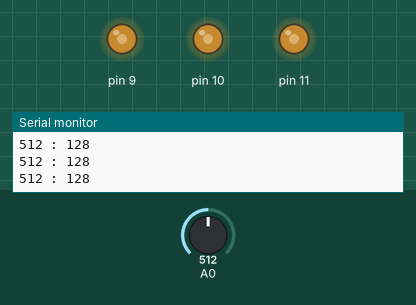
Recording of a sketch running on a simulated Arduino Uno, built with avr-gcc and run on an emulated ATmega328P. On the bench: output pins drawn as LEDs (lit = HIGH), the last lines printed to the serial monitor. Dashed ring = blinking. Inputs (shaded band) come from the test bench; at power-on: A0 = 512.

Above: at 1.2 s.
1.3 s: A0 set to 989
At 1.6 s:
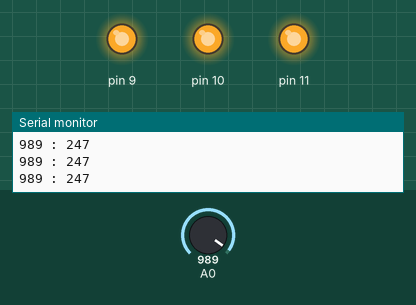
2.8 s: A0 set to 1008
At 2.93 s:
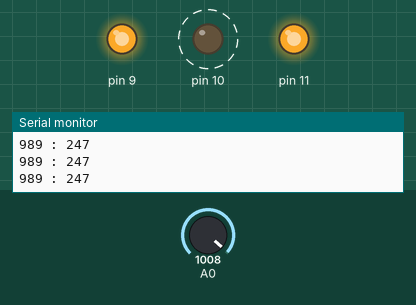
5.8 s: A0 set to 716
At 7.1 s:
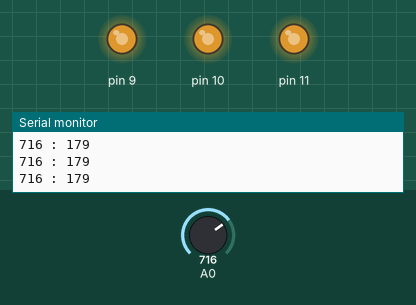
7.4 s: A0 set to 1010
At 7.77 s:
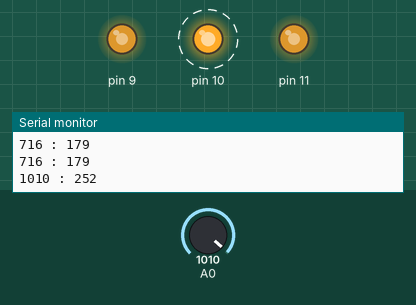
10.4 s: A0 set to 122
At 11.8 s:
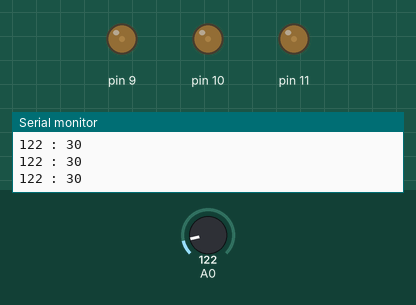
12.1 s: A0 set to 0
At 13.3 s:
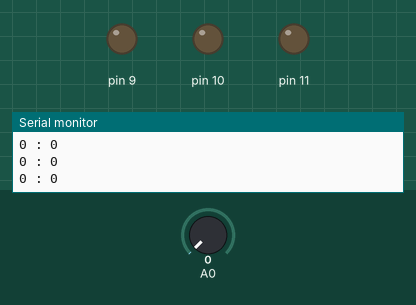
Timing chart, 0 to 14.6 s (numbered marks = the images above; inputs shaded):
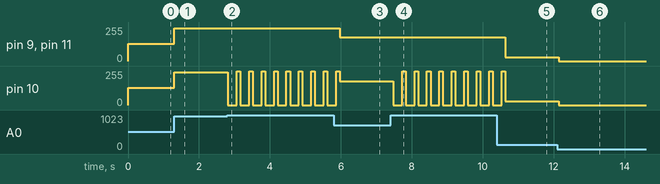

The sketch:

Lesson4_V2.ino
```cpp
int readValue = 0;
int writeValue = 0;

void setup() {
  // put your setup code here, to run once:
  pinMode(11,OUTPUT);
  pinMode(10,OUTPUT);
  pinMode(9,OUTPUT);
  Serial.begin(9600);

}

void loop() {
  // put your main code here, to run repeatedly:
  readValue = analogRead(A0);
  writeValue = readValue/4;


  if(readValue > 1000){
    digitalWrite(10,LOW);
    delay(250);
    digitalWrite(10,HIGH);
  }else{
    analogWrite(9,writeValue);
    analogWrite(10,writeValue);
    analogWrite(11,writeValue);
  }


  Serial.print(readValue);
  Serial.print(" : ");
  Serial.println(writeValue);

  delay(100);
}
```

Measured:
- the behaviour switches between 1000 and 1001 on A0 (found by bisection; images 1 and 2)
- after the input at 1.3 s, pin 9–11: 128/255 → 247/255 at once
- after the input at 2.8 s, pin 10: alternates 255/255 for 0.10 s and 0/255 for 0.25 s, starting at once
- after the input at 5.8 s, pin 9, pin 11: 247/255 → 179/255 after 0.17 s
- after the input at 7.4 s, pin 10: alternates 255/255 for 0.10 s and 0/255 for 0.25 s, starting after 0.08 s
- after the input at 10.4 s, pin 9, pin 11: 179/255 → 30/255 after 0.23 s
- after the input at 12.1 s, pin 9–11: 30/255 → 0/255 at once
